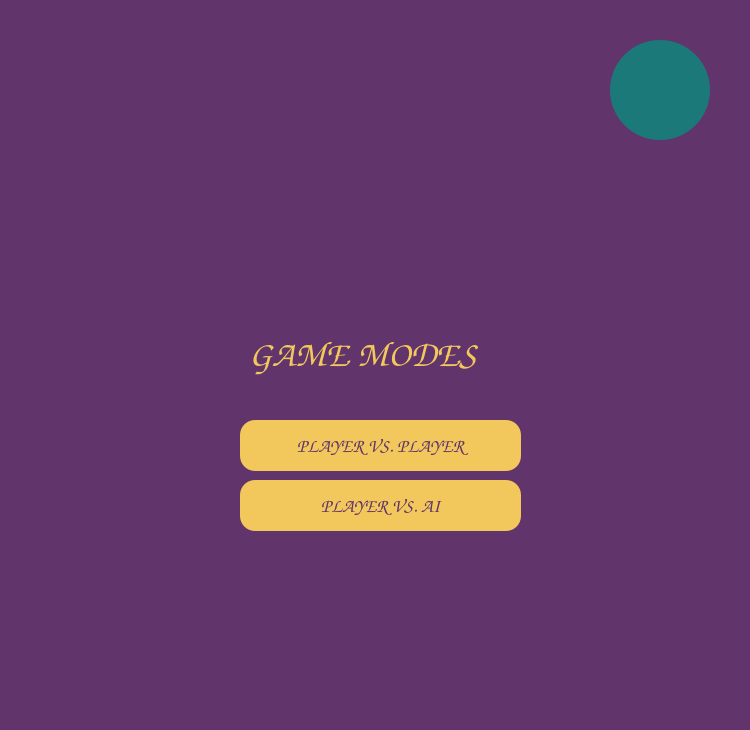
<?xml version="1.0" encoding="UTF-8"?>
<ui version="4.0">
 <class>MainWindow</class>
 <widget class="QMainWindow" name="MainWindow">
  <property name="geometry">
   <rect>
    <x>0</x>
    <y>0</y>
    <width>750</width>
    <height>730</height>
   </rect>
  </property>
  <property name="windowTitle">
   <string>MainWindow</string>
  </property>
  <widget class="QWidget" name="centralwidget">
   <widget class="QTextBrowser" name="textBrowser">
    <property name="enabled">
     <bool>false</bool>
    </property>
    <property name="geometry">
     <rect>
      <x>-10</x>
      <y>-50</y>
      <width>771</width>
      <height>851</height>
     </rect>
    </property>
    <property name="styleSheet">
     <string notr="true">background-color: rgb(97, 52, 107);</string>
    </property>
   </widget>
   <widget class="QLabel" name="title">
    <property name="geometry">
     <rect>
      <x>290</x>
      <y>160</y>
      <width>171</width>
      <height>141</height>
     </rect>
    </property>
    <property name="text">
     <string/>
    </property>
    <property name="pixmap">
     <pixmap>../reso/title.png</pixmap>
    </property>
    <property name="scaledContents">
     <bool>true</bool>
    </property>
   </widget>
   <widget class="QLabel" name="namex_2">
    <property name="geometry">
     <rect>
      <x>249</x>
      <y>323</y>
      <width>681</width>
      <height>61</height>
     </rect>
    </property>
    <property name="font">
     <font>
      <family>Comic Sans MS</family>
      <pointsize>28</pointsize>
      <weight>75</weight>
      <bold>true</bold>
     </font>
    </property>
    <property name="contextMenuPolicy">
     <enum>Qt::PreventContextMenu</enum>
    </property>
    <property name="accessibleDescription">
     <string>&lt;html&gt;&lt;head/&gt;&lt;body&gt;&lt;p&gt;&lt;br/&gt;&lt;/p&gt;&lt;/body&gt;&lt;/html&gt;</string>
    </property>
    <property name="layoutDirection">
     <enum>Qt::RightToLeft</enum>
    </property>
    <property name="styleSheet">
     <string notr="true">color: rgb(242, 199, 91)

</string>
    </property>
    <property name="text">
     <string>GAME MODES</string>
    </property>
   </widget>
   <widget class="QPushButton" name="vsplayer">
    <property name="geometry">
     <rect>
      <x>240</x>
      <y>420</y>
      <width>281</width>
      <height>51</height>
     </rect>
    </property>
    <property name="font">
     <font>
      <family>Comic Sans MS</family>
      <pointsize>14</pointsize>
      <weight>75</weight>
      <bold>true</bold>
     </font>
    </property>
    <property name="styleSheet">
     <string notr="true">QPushButton {
    background-color: #f2c75b;  /* Background color */
    color: #61346b;               /* Text color */
    border-radius: 15px;          /* Rounded corners */
    padding: 10px;                /* Padding */
}
QPushButton:hover {
    background-color: #d1a95d;    /* Hover background color */
}
</string>
    </property>
    <property name="text">
     <string>PLAYER VS. PLAYER</string>
    </property>
   </widget>
   <widget class="QPushButton" name="vsai">
    <property name="geometry">
     <rect>
      <x>240</x>
      <y>480</y>
      <width>281</width>
      <height>51</height>
     </rect>
    </property>
    <property name="font">
     <font>
      <family>Comic Sans MS</family>
      <pointsize>14</pointsize>
      <weight>75</weight>
      <bold>true</bold>
     </font>
    </property>
    <property name="styleSheet">
     <string notr="true">QPushButton {
    background-color: #f2c75b;  /* Background color */
    color: #61346b;               /* Text color */
    border-radius: 15px;          /* Rounded corners */
    padding: 10px;                /* Padding */
}
QPushButton:hover {
    background-color: #d1a95d;    /* Hover background color */
}
</string>
    </property>
    <property name="text">
     <string>PLAYER VS. AI</string>
    </property>
   </widget>
   <widget class="QPushButton" name="back">
    <property name="geometry">
     <rect>
      <x>610</x>
      <y>40</y>
      <width>100</width>
      <height>100</height>
     </rect>
    </property>
    <property name="styleSheet">
     <string notr="true">background-color: rgb(27, 121, 121); border-radius: 50px</string>
    </property>
    <property name="text">
     <string/>
    </property>
    <property name="icon">
     <iconset>
      <normaloff>../reso/back.png</normaloff>../reso/back.png</iconset>
    </property>
    <property name="iconSize">
     <size>
      <width>100</width>
      <height>100</height>
     </size>
    </property>
   </widget>
  </widget>
 </widget>
 <resources/>
 <connections/>
</ui>
